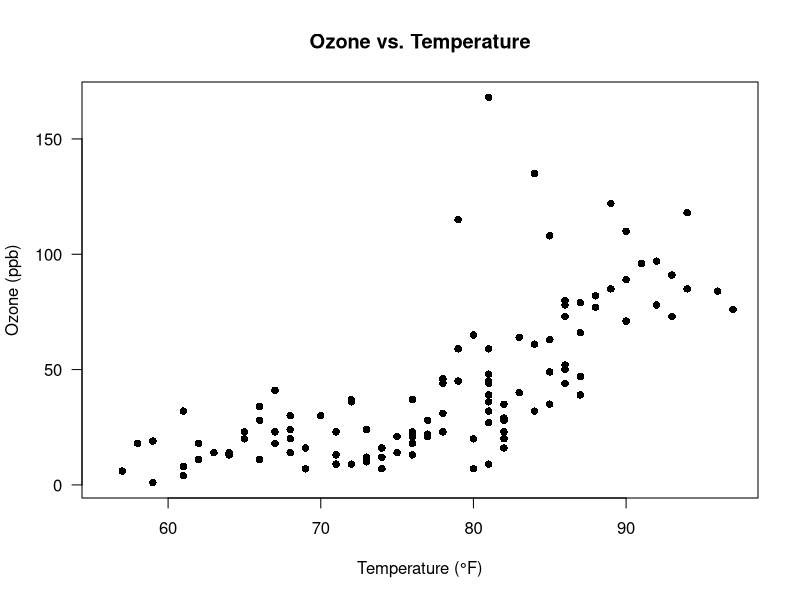
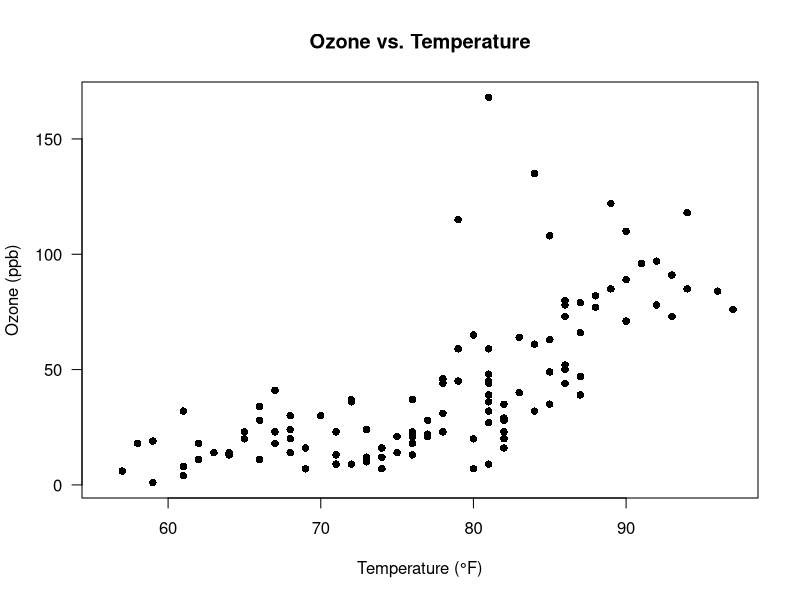

Generate these figures, in order, with R: (Note: this script raises an error after producing the figures.)
## ---- chunk 1
knitr::opts_chunk$set(echo = TRUE)
## ---- chunk 2
data("ariquality")
## ---- chunk 3
# code with comments
plot(data = airquality, Ozone ~ Temp, # define dataset and x and y variable
     las = 1, # horizontal axis numbers
     pch = 16, # change symbol of points
     xlab = "Temperature (°F)", ylab = "Ozone (ppb)", # change axis labels
     main = "Ozone vs. Temperature") # add a title
## ---- chunk 4
# code without comments
plot(data = airquality, Ozone ~ Temp, las = 1, pch = 16,
     xlab = "Temperature (°F)", ylab = "Ozone (ppb)",
     main = "Ozone vs. Temperature")
## ---- chunk 5
if ("pdf_document" %in% rmarkdown::all_output_formats(knitr::current_input())) {
  cat("\\pagebreak")
}
## ---- chunk 6
# recreate plot
plot(data = airquality, Ozone ~ Temp, las = 1, pch = 16,
     xlab = "Temperature (°F)", ylab = "Ozone (ppb)",
     main = "Ozone vs. Temperature")

# calculate median ozone level
ozone_med <- median(airquality$Ozone, na.rm = TRUE)
# add median ozone level to plot
abline(h = ozone_med, col = "blue")
## ---- chunk 7
if ("pdf_document" %in% rmarkdown::all_output_formats(knitr::current_input())) {
  cat("\\pagebreak")
}
## ---- chunk 8
# create plot window with two columns
par(mfrow = c(1, 2))

plot(data = airquality, Ozone ~ Temp, las = 1,
     pch = 16, xlab = "Temperature (°F)", ylab = "Ozone (ppb)",
     main = "Ozone vs. Temperature")

plot(data = airquality, Wind ~ Temp, las = 1,
     pch = 16, xlab = "Temperature (°F)", ylab = "Wind (mph)",
     main = "Wind vs. Temperature")
## ---- chunk 9
if ("pdf_document" %in% rmarkdown::all_output_formats(knitr::current_input())) {
  cat("\\pagebreak")
}
## ---- chunk 10
# 1) Define the name and size of the plot and where to save it
pdf(file = "airquality_plot.pdf", width = 8, height = 4)

# 2) Draw plots (i.e. run plot commands)
par(mfrow = c(1, 2))

plot(data = airquality, Ozone ~ Temp, las = 1,
     pch = 16, xlab = "Temperature (°F)", ylab = "Ozone (ppb)",
     main = "Ozone vs. Temperature")

plot(data = airquality, Wind ~ Temp, las = 1,
     pch = 16, xlab = "Temperature (°F)", ylab = "Wind (mph)",
     main = "Wind vs. Temperature")

# 3) Write plot to file by shutting off the plotting device
dev.off()
## ---- chunk 11
if ("pdf_document" %in% rmarkdown::all_output_formats(knitr::current_input())) {
  cat("\\pagebreak")
}
## ---- chunk 12
# calculate linear model
lm <- lm(formula = Wind ~ Temp, data = airquality)
# inspect the summary of the linear model
summary(lm)

# recreate the plots
par(mfrow = c(1, 2))

plot(data = airquality, Ozone ~ Temp, las = 1,
     pch = 16, xlab = "Temperature (°F)", ylab = "Ozone (ppb)",
     main = "Ozone vs. Temperature")

plot(data = airquality, Wind ~ Temp, las = 1,
     pch = 16, xlab = "Temperature (°F)", ylab = "Wind (mph)",
     main = "Wind vs. Temperature")

# add the linear model to the plot
# (add 'abline' after the plot in which it should be displayed)
abline(lm, col = "red")
